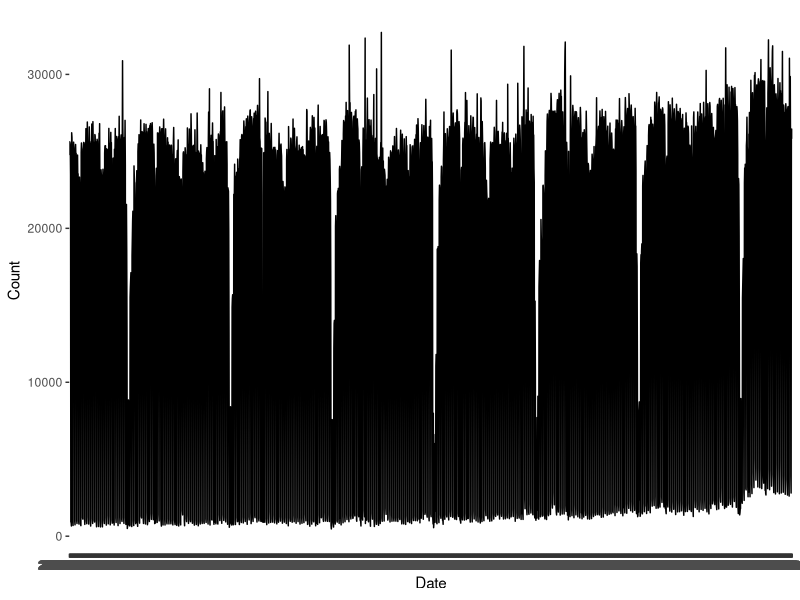

Here is the R script that generated this plot:
## ---- chunk 1

library(ggplot2)
library(dplyr)

pedestrian <- read.csv("Data/Pedestrian/pedestrians by date.csv")

names(pedestrian)[3] <- "Count"

ggplot(filter(pedestrian, Sensor_Name == "Flagstaff Station"), aes(x = Date, y = Count, group = Sensor_Name)) + 
  geom_line()
